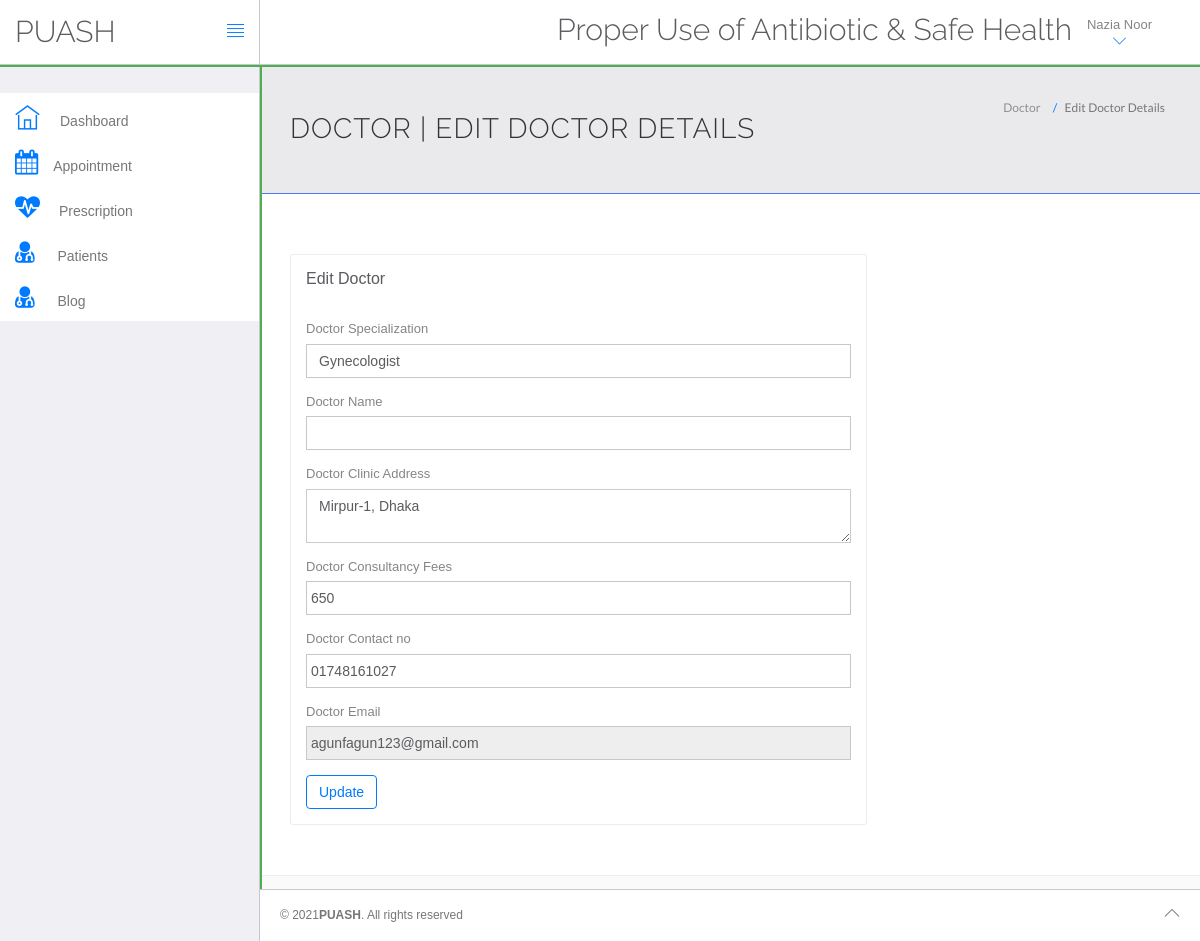
The page /PUASH/doctor/edit-profile.php (signed in) on the database its author committed.
### tables this page shows
CREATE TABLE `doctors` (
  `id` int(11) NOT NULL,
  `specilization` varchar(255) NOT NULL,
  `licence_number` varchar(50) NOT NULL,
  `doctorname` varchar(255) NOT NULL,
  `gender` varchar(10) NOT NULL,
  `hospital_name` varchar(300) NOT NULL,
  `address` longtext NOT NULL,
  `docFees` varchar(255) NOT NULL,
  `contactno` varchar(11) NOT NULL,
  `docEmail` varchar(255) NOT NULL,
  `password` varchar(255) NOT NULL,
  `token` varchar(150) NOT NULL,
  `status` varchar(10) NOT NULL DEFAULT 'inactive',
  `creationDate` timestamp NOT NULL DEFAULT current_timestamp(),
  `updationDate` varchar(255) NOT NULL
);

### PUASH/doctor/edit-profile.php (the view, shortened to what this page needs)
<!DOCTYPE html>
<!DOCTYPE html>
<html lang="en">
	<head>
		<link rel="stylesheet" href="../../vendor/bootstrap/css/bootstrap.min.css">
		<link rel="stylesheet" href="../../vendor/fontawesome/css/font-awesome.min.css">
		<link rel="stylesheet" href="../../vendor/themify-icons/themify-icons.min.css">
		<link href="../../vendor/animate.css/animate.min.css" rel="stylesheet" media="screen">
		<link href="../../vendor/perfect-scrollbar/perfect-scrollbar.min.css" rel="stylesheet" media="screen">
		<link href="../../vendor/switchery/switchery.min.css" rel="stylesheet" media="screen">
		<link href="../../vendor/bootstrap-touchspin/jquery.bootstrap-touchspin.min.css" rel="stylesheet" media="screen">
		<link href="../../vendor/select2/select2.min.css" rel="stylesheet" media="screen">
		<link href="../../vendor/bootstrap-datepicker/bootstrap-datepicker3.standalone.min.css" rel="stylesheet" media="screen">
		<link href="../../vendor/bootstrap-timepicker/bootstrap-timepicker.min.css" rel="stylesheet" media="screen">
		<link rel="stylesheet" href="../../assets/css/styles.css">
		<link rel="stylesheet" href="../../assets/css/plugins.css">
		<link rel="stylesheet" href="../../assets/css/themes/theme-1.css" id="skin_color" />
    <link rel="stylesheet" href="../../include/DataTables/DataTables-1.10.18/css/dataTables.bootstrap4.min.css">
    <link rel="stylesheet" href="../../include/DataTables/Buttons-1.5.6/css/buttons.bootstrap4.min.css">
		<link rel="stylesheet" href="https://cdnjs.cloudflare.com/ajax/libs/font-awesome/4.7.0/css/font-awesome.min.css">
	<body>
		<div id="app">
<?php include('include/sidebar.php');?>
			<div class="app-content">
				<?php include('include/header.php');?>
				<div class="main-content" >
					<div class="wrap-content container" id="container">
						<section id="page-title" style="border-bottom:1px solid #4d79ff; background-color:#eaeaec;">
							<div class="row">
								<div class="col-sm-8">
									<h1 class="mainTitle">Doctor | Edit Doctor Details</h1>
																	</div>
								<ol class="breadcrumb">
									<li>
										<span>Doctor</span>
									</li>
									<li class="active">
										<span>Edit Doctor Details</span>
									</li>
								</ol>
							</div>
						</section>
						<div class="container-fluid container-fullw bg-white">
							<div class="row">
								<div class="col-md-12">
									<div class="row margin-top-30">
										<div class="col-lg-8 col-md-12">
											<div class="panel panel-white">
												<div class="panel-heading">
													<h5 class="panel-title">Edit Doctor</h5>
												</div>
												<div class="panel-body">
									<?php $sql=mysqli_query($con,"select * from doctors where docEmail='".$_SESSION['dlogin']."'");
while($data=mysqli_fetch_array($sql))
{
?>
													<form role="form" name="adddoc" method="post" onSubmit="return valid();">
														<div class="form-group">
															<label for="DoctorSpecialization">
																Doctor Specialization
															</label>
							<select name="Doctorspecialization" class="form-control" required="required">
					<option value="<?php echo htmlentities($data['specilization']);?>">
					<?php echo htmlentities($data['specilization']);?></option>
															</select>
														</div>
<div class="form-group">
															<label for="doctorname">
																 Doctor Name
															</label>
	<input type="text" name="docname" class="form-control" value="<?php echo htmlentities($data['doctorName']);?>" >
														</div>
<div class="form-group">
															<label for="address">
																 Doctor Clinic Address
															</label>
					<textarea name="clinicaddress" class="form-control"><?php echo htmlentities($data['address']);?></textarea>
														</div>
<div class="form-group">
															<label for="fess">
																 Doctor Consultancy Fees
															</label>
		<input type="text" name="docfees" class="form-control" required="required"  value="<?php echo htmlentities($data['docFees']);?>" >
														</div>
<div class="form-group">
									<label for="fess">
																 Doctor Contact no
															</label>
					<input type="text" name="doccontact" class="form-control" required="required"  value="<?php echo htmlentities($data['contactno']);?>">
														</div>
<div class="form-group">
									<label for="fess">
																 Doctor Email
															</label>
					<input type="email" name="docemail" class="form-control"  readonly="readonly"  value="<?php echo htmlentities($data['docEmail']);?>">
														</div>
														<?php } ?>
														<button type="submit" name="submit" class="btn btn-o btn-primary">
															Update
														</button>
													</form>
												</div>
											</div>
										</div>
											</div>
										</div>
								</div>
					</div>
				</div>
			</div>
			</div>
	<?php include('include/footer.php');?>
		</div>
	</body>
</html>

### PUASH/doctor/include/header.php (shortened to what this page needs)
<header class="navbar navbar-default navbar-static-top" style="outline:#4CAF50 solid 2px;">
					<div class="navbar-header" >
						<a class="navbar-brand" href="../../index.html">
							<h2 style="padding-top:15% ">PUASH</h2>
						</a>
						<a href="#" class="sidebar-toggler pull-right visible-md visible-lg" data-toggle-class="app-sidebar-closed" data-toggle-target="#app">
							<i class="ti-align-justify"></i>
						</a>
					</div>
					<div class="navbar-collapse collapse">
						<ul class="nav navbar-right">
								<li  style="padding-top:2% ">
								<h2>Proper Use of Antibiotic & Safe Health</h2>
							</li>
							<li class="dropdown current-user">
								<a href class="dropdown-toggle" data-toggle="dropdown">
									 <span class="username">
									 <?php
 $con = mysqli_connect("localhost", "root", "", "hms");
					 $query = "select * from doctors where id='".$_SESSION['id']."'";
					 if($result = mysqli_query($con, $query)){
							 while($row = mysqli_fetch_assoc($result)){
									 $mark = explode(" ", $row["doctorname"]);
                        echo $mark[0]." ";
												echo $mark[1];
                     }
							 }
			 ?>
								<i class="ti-angle-down"></i></i></span>
								</a>
							</li>
						</ul>
					</div>
				</header>

### assets/css/themes/theme-1.css (style rules this page uses)
body { background: #FAFAFA; }
header .navbar-header { background: #ffffff !important; border-right-color: #c8c7cc !important; border-bottom-color: #c8c7cc !important; }
header .navbar-header .sidebar-toggler, header .navbar-header .sidebar-mobile-toggler { color: #007aff !important; }
header .navbar-header .navbar-brand { color: #777 !important; }
header .navbar-collapse { background: #ffffff !important; border-bottom-color: #c8c7cc !important; box-shadow: none !important; }
header .navbar-collapse .navbar-right > li > a { color: #777; }
header .navbar-collapse .navbar-right > li > a i { color: #007aff !important; }

### PUASH/doctor/assets/css/themes/theme-1.css (style rules this page uses)
body { background: #FAFAFA; }
header .navbar-header { background: #ffffff !important; border-right-color: #c8c7cc !important; border-bottom-color: #c8c7cc !important; }
header .navbar-header .sidebar-toggler, header .navbar-header .sidebar-mobile-toggler { color: #007aff !important; }
header .navbar-header .navbar-brand { color: #777 !important; }
header .navbar-collapse { background: #ffffff !important; border-bottom-color: #c8c7cc !important; box-shadow: none !important; }
header .navbar-collapse .navbar-right > li > a { color: #777; }
header .navbar-collapse .navbar-right > li > a i { color: #007aff !important; }

### rows shown on the page
doctors: doctorname "Nazia", doctorname "Noor", Doctorspecialization "Gynecologist", clinicaddress "Mirpur-1, Dhaka", docfees "650", doccontact "01748161027", docemail "agunfagun123@gmail.com"
